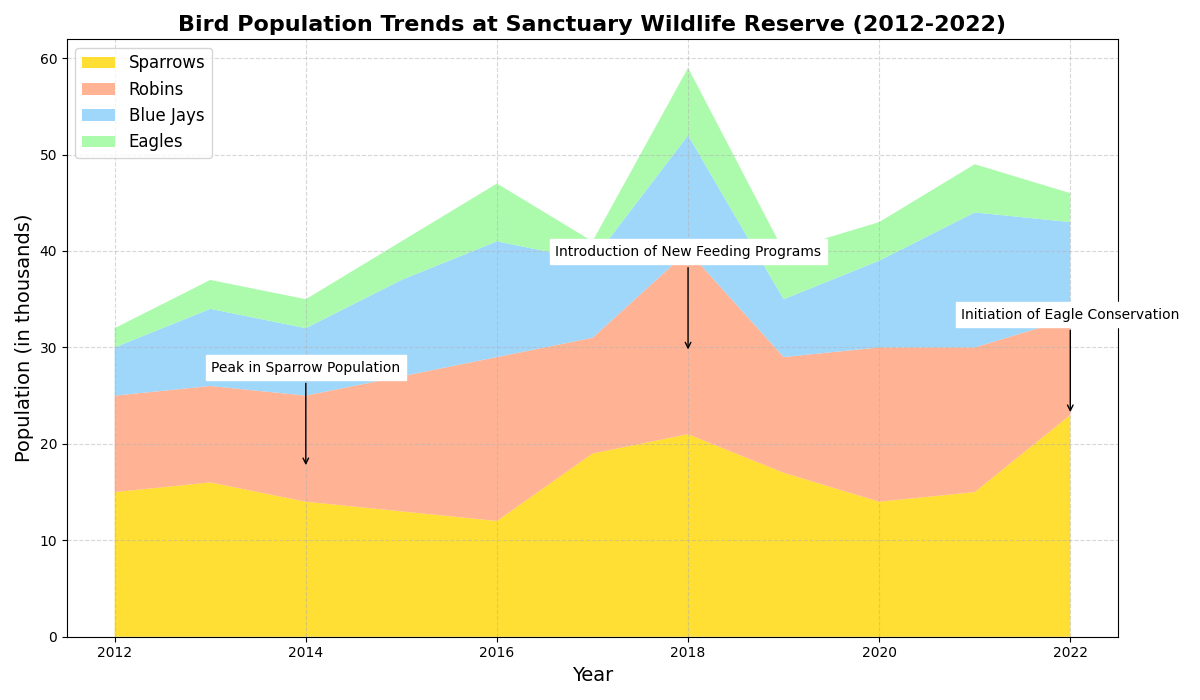

Python code for this plot:
import matplotlib.pyplot as plt
import numpy as np

years = np.arange(2012, 2023)

# Artificial data for bird population (in thousands)
sparrows = np.array([15, 16, 14, 13, 12, 19, 21, 17, 14, 15, 23])  # shuffled some elements
robins = np.array([10, 10, 11, 14, 17, 12, 19, 12, 16, 15, 10])    # shuffled some elements
blue_jays = np.array([5, 8, 7, 10, 12, 8, 12, 6, 9, 14, 10])       # shuffled some elements
eagles = np.array([2, 3, 3, 4, 6, 2, 7, 5, 4, 5, 3])               # shuffled some elements

data = np.vstack([sparrows, robins, blue_jays, eagles])

fig, ax = plt.subplots(figsize=(12, 7))
ax.stackplot(years, data, labels=['Sparrows', 'Robins', 'Blue Jays', 'Eagles'],
             colors=['#FFD700', '#FFA07A', '#87CEFA', '#98FB98'], alpha=0.8)

ax.set_title('Bird Population Trends at Sanctuary Wildlife Reserve (2012-2022)', fontsize=16, fontweight='bold')
ax.set_xlabel('Year', fontsize=14)
ax.set_ylabel('Population (in thousands)', fontsize=14)
ax.legend(loc='upper left', fontsize=12)
ax.grid(True, linestyle='--', alpha=0.5)

milestones = {
    2014: 'Peak in Sparrow Population',
    2018: 'Introduction of New Feeding Programs',
    2022: 'Initiation of Eagle Conservation'
}

for year, event in milestones.items():
    total_population = sparrows[year-2012] + robins[year-2012] + blue_jays[year-2012] + eagles[year-2012]
    ax.annotate(event, xy=(year, total_population/2),
                xytext=(year, total_population/2 + 10),
                arrowprops=dict(facecolor='black', arrowstyle='->'),
                fontsize=10, ha='center', backgroundcolor='white')

plt.tight_layout()
plt.show()
